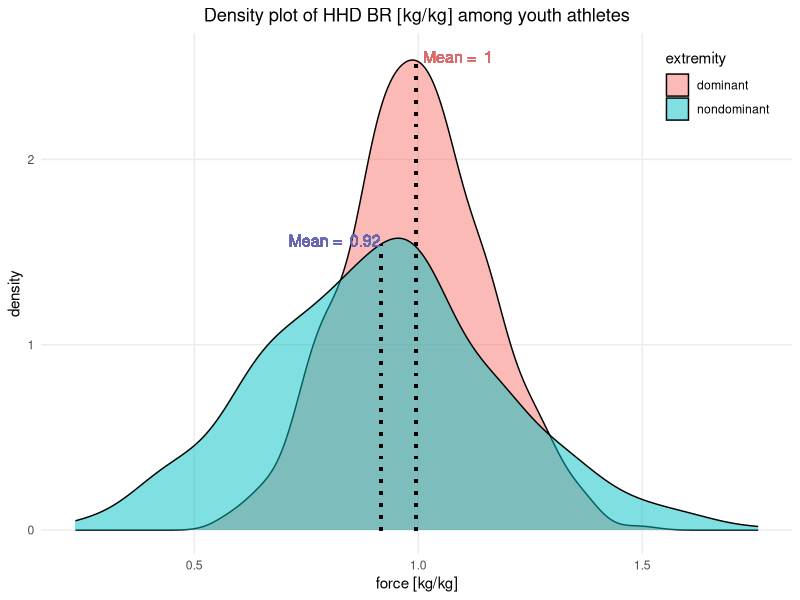
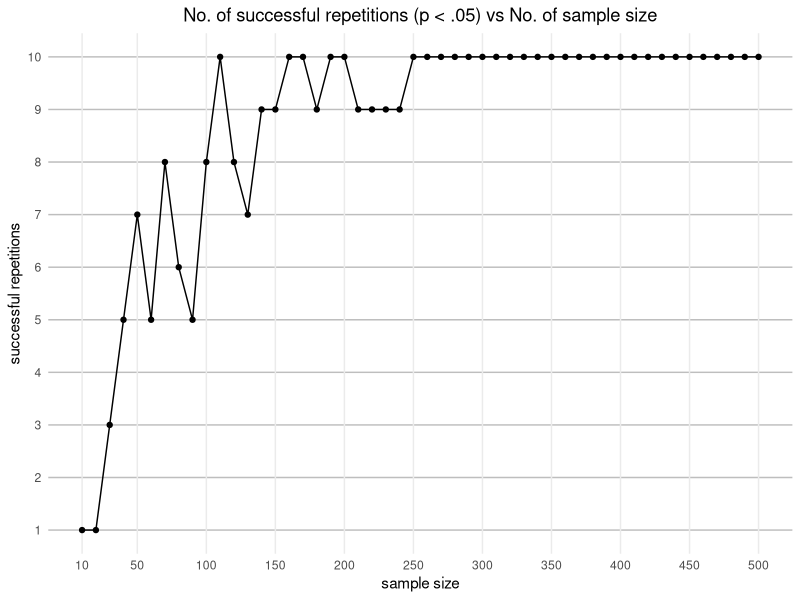

Reproduce these figures in R, in order.
library("car")
library("ggplot2")

# HHD BR Force normalized to body weight (HHD measures);
# two depentend groups; dominant and non dominan extremity

mean1 <- .99
mean2 <- .91
std1 <- .16
std2 <- .26
sample_sizes <- seq(10, 500, by = 10)
p_values <- numeric(length(sample_sizes))


check_conditions <- function(x1, x2){
#   print("Test for normality")
  shapiro_x1 <- shapiro.test(x1)
  shapiro_x2 <- shapiro.test(x2)
#   print(shapiro_x1)
#   print(shapiro_x2)
#   print("Test for homogeneity of variances")
  group <- factor(c(rep(1, length(x1)), rep(2, length(x2))))
  combined_data <- c(x1, x2)
  levene <- leveneTest(combined_data ~ group)
#   print(levene)
  if (shapiro_x1$p.value > .05 && shapiro_x2$p.value > .05 && levene$`Pr(>F)`[1] > .05) {
    return("parametric")
  } else {
    return("nonparametric")
  }
}

experiment <- function(n, mean1, mean2, std1, std2){
  x1 <- rnorm(n, mean = mean1, sd = std1)
  x1 <- x1 + runif(n, min = -1e-2, max = 1e-2)
  x2 <- rnorm(n, mean = mean2, sd = std2)
  x2 <- x2 + runif(n, min = -1e-2, max = 1e-2)
  test_type <- check_conditions(x1, x2)
#   print(test_type)
  if (test_type == "parametric") {
    test_restults <- t.test(x1, x2, paired = TRUE)
  } else {
    test_restults <- wilcox.test(x1, x2, paired = TRUE)
  }
  return(test_restults)
}

all_p_values <- list()
for (i in seq_along(sample_sizes)) {
  n <- sample_sizes[i]
  p_values <- numeric(10)
  repetitions <- 0

  for (j in 1:10) {
    test_results <- experiment(n, mean1, mean2, std1, std2)
    p_values[j] <- test_results$p.value
    if (all(p_values < .05)) {
      repetitions <- repetitions + 1
    }
  }
  all_p_values[[i]] <- p_values  # Store p-values
  if (repetitions == 10) {
    print(paste("Minimal sample size for p<.05 in 10 repetitions:", n))
    # break
  }
}

set.seed(123)
x1 <- rnorm(n, mean = mean1, sd = std1)
x1 <- x1 + runif(n, min = -3e-2, max = 3e-2)
x2 <- rnorm(n, mean = mean2, sd = std2)
x2 <- x2 + runif(n, min = -3e-2, max = 3e-2)

data <- data.frame(
  value = c(x1, x2),
  group = rep(c("dominant", "nondominant"), each = n)
)

density_x1 <- density(x1)
density_x2 <- density(x2)
y_at_mean_x1 <- density_x1$y[which.min(abs(density_x1$x - mean(x1)))]
y_at_mean_x2 <- density_x2$y[which.min(abs(density_x2$x - mean(x2)))]

p1 <- ggplot(data, aes(x = value, fill = group)) +
  geom_density(alpha = 0.5) +
  labs(title = "Density plot of HHD BR [kg/kg] among youth athletes",
       x = "force [kg/kg]",
       y = "density",
       fill = "extremity") +
  theme_minimal() +
  geom_segment(aes(x = mean(x1), xend = mean(x1), y = 0,
                   yend = y_at_mean_x1),
               color = "black", linetype = "dotted", size = 1) +
  geom_segment(aes(x = mean(x2), xend = mean(x2), y = 0,
                   yend = y_at_mean_x2),
               color = "black", linetype = "dotted", size = 1) +
  geom_text(aes(x = mean(x1), y = y_at_mean_x1 + 0.02,
                label = paste("Mean = ", round(mean(x1), 2))),
            color = "#d86c6c", size = 4, hjust = -0.1) +
  geom_text(aes(x = mean(x2), y = y_at_mean_x2 + 0.02,
                label = paste("Mean = ", round(mean(x2), 2))),
            color = "#6767b1", size = 4, hjust = 1) +
  theme(
    legend.position = c(0.9, 0.9),
    panel.grid.minor.y = element_blank(),
    panel.grid.minor.x = element_blank(),
    plot.title = element_text(hjust = 0.5)
  )

repetitions_data <- data.frame(
  sample_size = sample_sizes,
  successful_repetitions = sapply(all_p_values, function(p_vals) sum(p_vals < .05))
)

xxlim <- c(10, 50, 100, 150, 200, 250, 300, 350, 400, 450, 500)
p2 <- ggplot(repetitions_data, aes(x = sample_size, y = successful_repetitions)) +
  geom_line() +
  geom_point() +
  labs(title = "No. of successful repetitions (p < .05) vs No. of sample size",
       x = "sample size", y = "successful repetitions") +
  theme_minimal() +
  scale_y_continuous(breaks = 0:10) +
  scale_x_continuous(breaks = xxlim) +
  theme(
    # panel.grid.major.x = element_blank(),
    plot.title = element_text(hjust = 0.5),
    panel.grid.minor.x = element_blank(),
    panel.grid.minor.y = element_blank(),
    panel.grid.major.y = element_line(linewidth = 0.5, color = "gray")
  )

ggsave("density_plot.png", plot = p1, width = 8, height = 6, dpi = 300)
ggsave("pval_vs_nsampl.png", plot = p2, width = 8, height = 6, dpi = 300)

results <- experiment(280, mean1, mean2, std1, std2)
print(results)